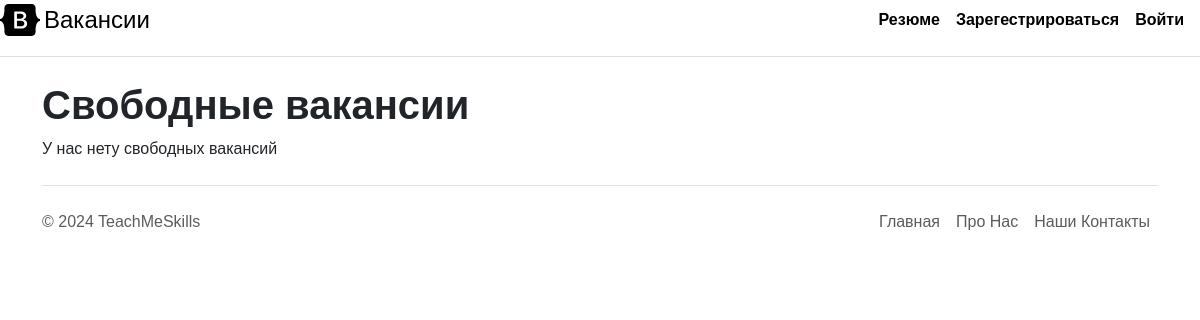
The app's page /, older data.
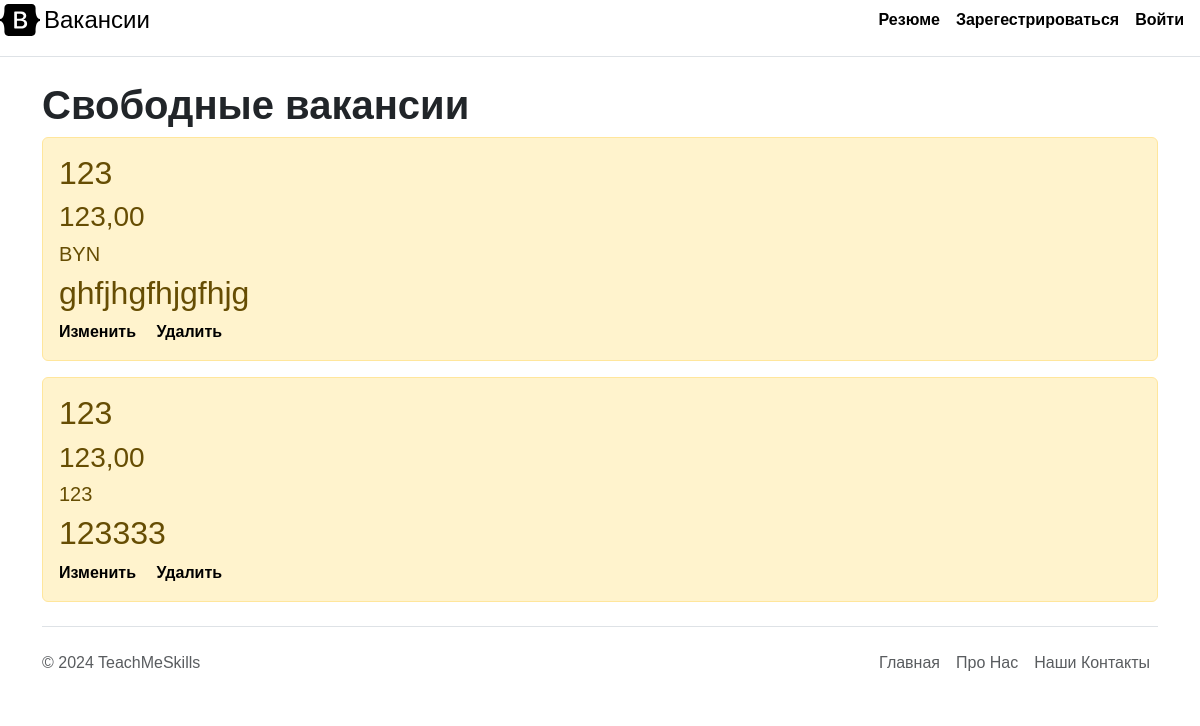
The same page, newer data.
### main/models.py (models this page shows, shortened)
class Vacancy(models.Model):
    title = models.CharField('Вакансия', max_length=100) # charfield - до 255 символов
    salary = models.DecimalField('Зарплата', max_digits=10, decimal_places=2, null=True)
    currency = models.CharField('Валюта',max_length=5, null=True)
    description = models.TextField('Описание')# textfield - чето побольше
    author = models.ForeignKey(User, on_delete=models.CASCADE, null=True, default=None)

### main/views.py (the view)
# urls.py: path('', views.index, name='home'),
def index(request):
    vacancies = Vacancy.objects.all()
    return render(request, 'main/index.html', {'title': 'Вакансии', 'vacancies': vacancies})

### main/templates/main/index.html (shortened to what this page needs)
{% extends 'main/base.html' %}
{% block content %}
  <h1><b>Свободные вакансии</b></h1>
    {% if vacancies %}
        {% for el in vacancies %}
    <div class="alert alert-warning mt-2">
        <h2>{{ el.title }}</h2>
        <h3>{{ el.salary }}</h3>
        <h5>{{ el.currency }}</h5>
        <h2>{{ el.description }}</h2>
        <a class="me-3 py-2 link-body-emphasis text-decoration-none" href="{% url 'update-vacancy' vacancy_id=el.id %}"><b>Изменить</b></a>
        <a class="me-3 py-2 link-body-emphasis text-decoration-none" href="{% url 'delete-vacancy' vacancy_id=el.id %}"><b>Удалить</b></a>
    </div>
        {% endfor %}
    {% else %}
        <p>У нас нету свободных вакансий</p>
    {% endif %}
{% endblock %}

Row changes from the older to the newer data that the page shows:
added Vacancy: title "123", salary "123,00", currency "BYN", description "ghfjhgfhjgfhjg"
added Vacancy: title "123", salary "123,00", currency "123", description "123333"
Text that changed along with them:
text no longer shown: "У нас нету свободных вакансий"
